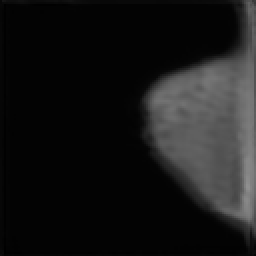
#> input picture data/generated_images1_1/BENIGN_008.png, 128 x 128 px (shown 2 times larger); its folder holds only this picture in this run
$ python -i preprocess.py   (imports and definitions only)
#> lines starting #> are read from the running program, lines starting #| are printed output that depends on the picture
#> in preprocess_image, img is the input picture: PIL image 128x128 RGB; min 0, max 143, mean 24.1
"""Raw-image preprocessing: resize to NxN and orient every breast to the LEFT.

Reproduces the manual preprocessing step used to build `data/dataset128/`:
full mammograms are resized and horizontally flipped so the breast always points
left, which removes the left/right laterality cue so the models learn lesion
structure rather than anatomical side (important given the small dataset).

Laterality is taken from metadata when available (a `left or right breast` /
`laterality` column, or an `L`/`R` token in the filename); otherwise it is
inferred from the image itself (the breast is the bright tissue mass, so the
half-image with the larger foreground area is the breast side).
"""
from __future__ import annotations

from pathlib import Path

import numpy as np
from PIL import Image

IMAGE_EXTS = (".jpg", ".jpeg", ".png", ".tif", ".tiff", ".pgm", ".ppm", ".pbm")


def infer_laterality(img: Image.Image, fg_threshold: int = 20) -> str:
    """Return 'L' or 'R' — the side where the breast (bright foreground) sits."""
#> called with fg_threshold = 20
    g = np.asarray(img.convert("L"))
    w = g.shape[1]
#> w = 128
    left = (g[:, : w // 2] > fg_threshold).sum()
#> left = 1
    right = (g[:, w // 2 :] > fg_threshold).sum()
#> right = 4100
    return "L" if left >= right else "R"


def orient_left(img: Image.Image, laterality: str | None = None) -> Image.Image:
    """Flip horizontally if the breast is on the right, so it ends up on the left."""
    side = (laterality or infer_laterality(img)).strip().upper()[:1]
#> side = 'R'
    if side == "R":
        return img.transpose(Image.FLIP_LEFT_RIGHT)
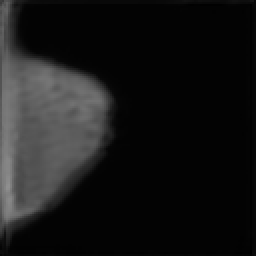
#> returned value: PIL image 128x128 L (shown 2 times larger); min 0, max 143, mean 24.1
    return img


def preprocess_image(
    path: str | Path,
    size: int = 128,
    laterality: str | None = None,
    to_grayscale: bool = True,
) -> Image.Image:
    """Load -> orient-left -> resize to (size, size)."""
    img = Image.open(path)
    if to_grayscale:
        img = img.convert("L")
    img = orient_left(img, laterality)
    return img.resize((size, size), Image.BILINEAR)


def preprocess_folder(
    src: str | Path,
    dst: str | Path,
    size: int = 128,
    laterality_map: dict[str, str] | None = None,
    to_grayscale: bool = True,
) -> dict:
    """Preprocess every image in `src` into `dst`.

    Args:
        laterality_map: optional {image_id (stem) -> 'L'/'R'} from metadata; when
            an id is missing, laterality is inferred from the image.

    Returns a small report (counts and how many were flipped).
    """
    src, dst = Path(src), Path(dst)
    dst.mkdir(parents=True, exist_ok=True)
    laterality_map = laterality_map or {}
    n, n_flipped = 0, 0
    for p in sorted(src.rglob("*")):
        if p.suffix.lower() not in IMAGE_EXTS:
            continue
        lat = laterality_map.get(p.stem)
        img = Image.open(p)
        if to_grayscale:
            img = img.convert("L")
        side = (lat or infer_laterality(img)).strip().upper()[:1]
        if side == "R":
            img = img.transpose(Image.FLIP_LEFT_RIGHT)
            n_flipped += 1
        img.resize((size, size), Image.BILINEAR).save(dst / f"{p.stem}.jpg")
        n += 1
    return {"processed": n, "flipped_to_left": n_flipped, "size": size, "grayscale": to_grayscale}

>>> result = preprocess_image('../../../data/generated_images1_1/BENIGN_008.png')

$ run again, on data/generated_images1_1/BENIGN_017.png
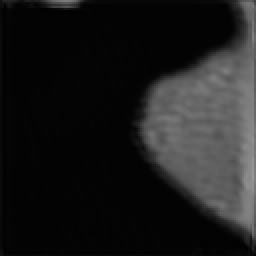
#> input picture data/generated_images1_1/BENIGN_017.png, 128 x 128 px (shown 2 times larger)
#> in preprocess_image, img is the input picture: PIL image 128x128 RGB; min 0, max 152, mean 28.1
#> img: PIL image 128x128 L
#> left = 99
#> right = 4445
#> side = 'R'
#> in orient_left, `return img.transpose(Image.FLIP_LEFT_RIGHT)`:
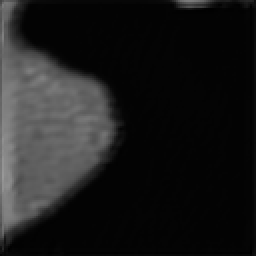
#> returned value: PIL image 128x128 L (shown 2 times larger); min 0, max 152, mean 28.1

$ run again, on data/generated_images1_1/BENIGN_018.png
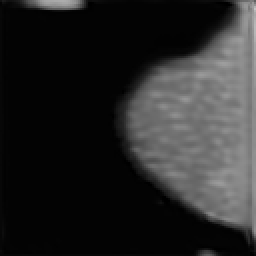
#> input picture data/generated_images1_1/BENIGN_018.png, 128 x 128 px (shown 2 times larger)
#> in preprocess_image, img is the input picture: PIL image 128x128 RGB; min 0, max 195, mean 39.8
#> img: PIL image 128x128 L
#> left = 284
#> right = 5330
#> side = 'R'
#> in orient_left, `return img.transpose(Image.FLIP_LEFT_RIGHT)`:
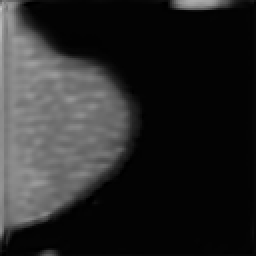
#> returned value: PIL image 128x128 L (shown 2 times larger); min 0, max 195, mean 39.8

$ run again, on data/generated_images1_1/BENIGN_019.png
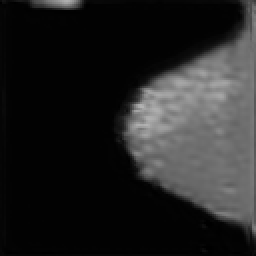
#> input picture data/generated_images1_1/BENIGN_019.png, 128 x 128 px (shown 2 times larger)
#> in preprocess_image, img is the input picture: PIL image 128x128 RGB; min 0, max 179, mean 35.4
#> img: PIL image 128x128 L
#> left = 208
#> right = 4836
#> side = 'R'
#> in orient_left, `return img.transpose(Image.FLIP_LEFT_RIGHT)`:
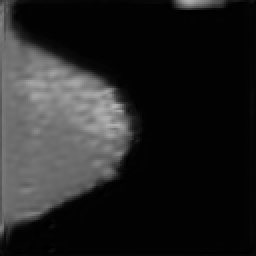
#> returned value: PIL image 128x128 L (shown 2 times larger); min 0, max 179, mean 35.4
